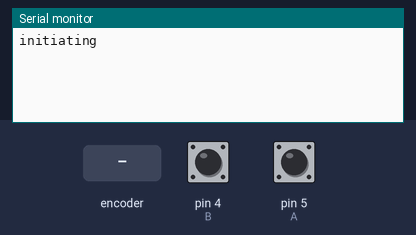
Bench run of a sketch on a simulated Arduino Uno, built for the host (arithmetic inside an expression is 32-bit, double 64-bit). Parts: the last lines printed to the serial monitor. The test bench sets the inputs (shaded band); at power-on: pin 4 (B) HIGH, pin 5 (A) HIGH.

Above: at 1.2 s.
1.3 s: rotary encoder on pin 5 (A) / pin 4 (B) turned 1 step (first pin leading)
At 2.2 s:
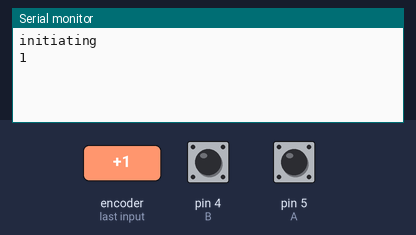
3.0 s: rotary encoder on pin 5 (A) / pin 4 (B) turned 1 step (first pin leading)
At 3.5 s:
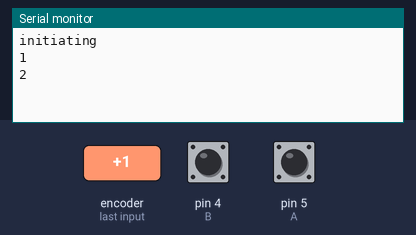

Measured:
- after the input at 1.3 s, the serial monitor: prints a new line after 0.08 s (image 1)
- after the input at 3.0 s, the serial monitor: prints a new line after 0.08 s (image 2)

The sketch:

encoder32.ino
```cpp
/*     Arduino Rotary Encoder Tutorial
 *
 *  by Dejan Nedelkovski, www.HowToMechatronics.com
 *
 */

 #define A 5
 #define B 4
 #define sw 15

unsigned long _lastIncReadTime= micros();
unsigned long _lastDecReadTime= micros();
int _pauseLength =25000;
volatile int counter =0;

 void setup() {
   pinMode (A,INPUT_PULLUP);
   pinMode (B,INPUT_PULLUP);
   pinMode (sw, INPUT_PULLDOWN);
   attachInterrupt(digitalPinToInterrupt(A), read_encoder, CHANGE); //IRS
   attachInterrupt(digitalPinToInterrupt(B), read_encoder, CHANGE);
   Serial.begin (9600);
   // Reads the initial state of the A
   Serial.println("initiating");
 }

void loop() {

  static int lastCounter=0;
  if (counter !=lastCounter)
  {
    Serial.println(counter);
    lastCounter= counter;
  }
}

void read_encoder() //IRS, change in A or B causes this interrupt
{
  static uint8_t old_AB=3; //11, rotary encoder is in rest position
  static int8_t encval =0;
  static const int8_t enc_states[]= {0,-1,1,0,1, 0,0,-1,-1,0,0,1,0,1,-1,0}; //16 state FSM

  old_AB<<=2; //11 becomes 1100, or 12 for the FSM
  if(digitalRead(A)) old_AB|=0x02;
  if(digitalRead(B)) old_AB |= 0x01;

 encval += enc_states[(old_AB &0x0f)]; //only uses first 4 bits for the state

  if(encval >3)
  {
  int changevalue=1;
    if((micros()- _lastIncReadTime)< _pauseLength)
    {
    changevalue=10*changevalue;
    }
  _lastIncReadTime=micros();
  counter= counter + changevalue;
  encval=0;
  }
  else if (encval<-3 )
  {
    int changevalue =-1;
    if((micros()- _lastDecReadTime)< _pauseLength)
    {
      changevalue=10*changevalue;
    }
    _lastDecReadTime=micros();
    counter=counter + changevalue;
    encval=0;
  }
}
```
